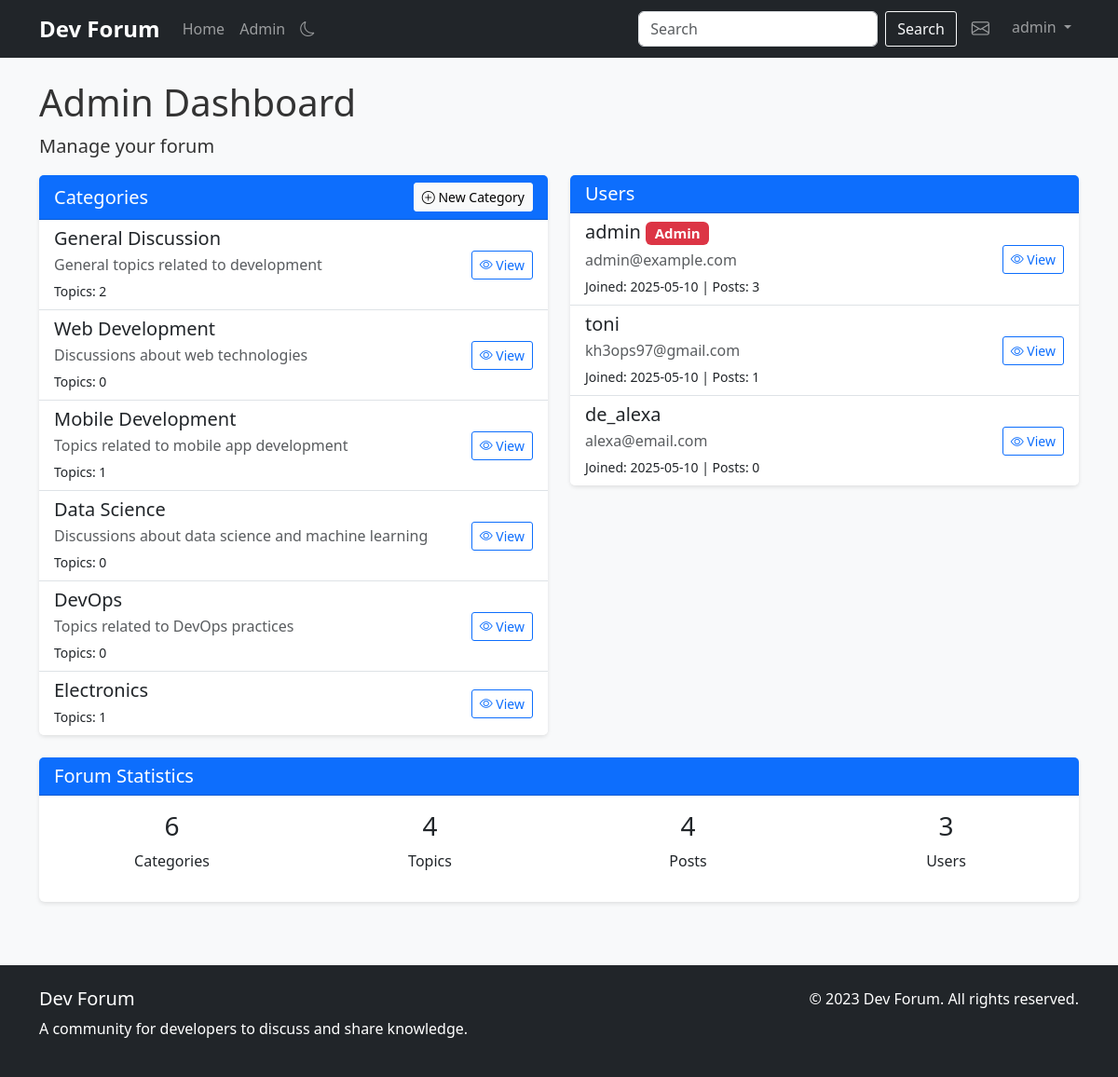
The page /admin (signed in) on the database its author committed.
### app.py (models this page shows, shortened)
class User(db.Model, UserMixin):
    id = db.Column(db.Integer, primary_key=True)
    username = db.Column(db.String(80), unique=True, nullable=False, index=True)
    email = db.Column(db.String(120), unique=True, nullable=False, index=True)
    password_hash = db.Column(db.String(128))
    bio = db.Column(db.Text, nullable=True)
    join_date = db.Column(db.DateTime, default=datetime.utcnow, index=True)
    is_admin = db.Column(db.Boolean, default=False)
    posts = db.relationship('Post', backref='author', lazy='dynamic', cascade='all, delete-orphan')
    comments = db.relationship('Comment', backref='author', lazy='dynamic', cascade='all, delete-orphan')

class Category(db.Model):
    id = db.Column(db.Integer, primary_key=True)
    name = db.Column(db.String(100), nullable=False, index=True)
    description = db.Column(db.Text, nullable=True)
    topics = db.relationship('Topic', backref='category', lazy='dynamic', cascade='all, delete-orphan')

### app.py (the view)
@app.route('/admin')
@login_required
def admin():
    if not current_user.is_admin:
        flash('You do not have permission to access this page.')
        return redirect(url_for('index'))
    users = User.query.all()
    categories = Category.query.all()
    topic_count = Topic.query.count()
    post_count = Post.query.count()
    return render_template('admin.html', users=users, categories=categories, topic_count=topic_count, post_count=post_count)

### app.py (called while the page is built)
@login_manager.user_loader
def load_user(user_id):
    return User.query.get(int(user_id))

### templates/admin.html (shortened to what this page needs)
{% extends "base.html" %}
{% block content %}
<div class="row">
    <div class="col-md-12">
        <h1>Admin Dashboard</h1>
        <p class="lead">Manage your forum</p>
        <div class="row">
            <div class="col-md-6">
                <div class="card mb-4">
                    <div class="card-header bg-primary text-white">
                        <div class="d-flex justify-content-between align-items-center">
                            <h5 class="mb-0">Categories</h5>
                            <a href="{{ url_for('new_category') }}" class="btn btn-sm btn-light">
                                <i class="bi bi-plus-circle"></i> New Category
                            </a>
                        </div>
                    </div>
                    <div class="list-group list-group-flush">
                        {% for category in categories %}
                        <div class="list-group-item">
                            <div class="d-flex justify-content-between align-items-center">
                                <div>
                                    <h5 class="mb-1">{{ category.name }}</h5>
                                    <p class="mb-1 text-muted">{{ category.description }}</p>
                                    <small>Topics: {{ category.topics.count() }}</small>
                                </div>
                                <div>
                                    <a href="{{ url_for('category', category_id=category.id) }}" class="btn btn-sm btn-outline-primary">
                                        <i class="bi bi-eye"></i> View
                                    </a>
                                </div>
                            </div>
                        </div>
                        {% else %}
                        <div class="list-group-item">
                            <p class="mb-0">No categories found.</p>
                        </div>
                        {% endfor %}
                    </div>
                </div>
            </div>
            <div class="col-md-6">
                <div class="card mb-4">
                    <div class="card-header bg-primary text-white">
                        <h5 class="mb-0">Users</h5>
                    </div>
                    <div class="list-group list-group-flush">
                        {% for user in users %}
                        <div class="list-group-item">
                            <div class="d-flex justify-content-between align-items-center">
                                <div>
                                    <h5 class="mb-1">
                                        {{ user.username }}
                                        {% if user.is_admin %}
                                        <span class="badge bg-danger">Admin</span>
                                        {% endif %}
                                    </h5>
                                    <p class="mb-1 text-muted">{{ user.email }}</p>
                                    <small>Joined: {{ user.join_date.strftime('%Y-%m-%d') }} | Posts: {{ user.posts.count() }}</small>
                                </div>
                                <div>
                                    <a href="{{ url_for('profile', username=user.username) }}" class="btn btn-sm btn-outline-primary">
                                        <i class="bi bi-eye"></i> View
                                    </a>
                                </div>
                            </div>
                        </div>
                        {% else %}
                        <div class="list-group-item">
                            <p class="mb-0">No users found.</p>
                        </div>
                        {% endfor %}
                    </div>
                </div>
            </div>
        </div>
        <div class="card">
            <div class="card-header bg-primary text-white">
                <h5 class="mb-0">Forum Statistics</h5>
            </div>
            <div class="card-body">
                <div class="row text-center">
                    <div class="col-md-3">
                        <h3>{{ categories|length }}</h3>
                        <p>Categories</p>
                    </div>
                    <div class="col-md-3">
                        <h3>{{ topic_count }}</h3>
                        <p>Topics</p>
                    </div>
                    <div class="col-md-3">
                        <h3>{{ post_count }}</h3>
                        <p>Posts</p>
                    </div>
                    <div class="col-md-3">
                        <h3>{{ users|length }}</h3>
                        <p>Users</p>
                    </div>
                </div>
            </div>
        </div>
    </div>
</div>
{% endblock %}

### templates/base.html (shortened to what this page needs)
<!DOCTYPE html>
<html lang="en">
<head>
    <link href="https://cdn.jsdelivr.net/npm/bootstrap@5.3.0-alpha1/dist/css/bootstrap.min.css" rel="stylesheet">
    <link rel="stylesheet" href="https://cdn.jsdelivr.net/npm/bootstrap-icons@1.10.3/font/bootstrap-icons.css">
    <link rel="stylesheet" href="https://cdn.jsdelivr.net/npm/prismjs@1.29.0/themes/prism.min.css">
    <link rel="stylesheet" href="https://cdn.jsdelivr.net/npm/prismjs@1.29.0/plugins/line-numbers/prism-line-numbers.min.css">
    <link rel="stylesheet" href="{{ url_for('static', filename='css/style.css') }}">
</head>
<body>
    <nav class="navbar navbar-expand-lg navbar-dark bg-dark">
        <div class="container">
            <a class="navbar-brand" href="{{ url_for('index') }}">Dev Forum</a>
            <div class="collapse navbar-collapse" id="navbarNav">
                <ul class="navbar-nav me-auto">
                    <li class="nav-item">
                        <a class="nav-link" href="{{ url_for('index') }}">Home</a>
                    </li>
                    {% if current_user.is_admin %}
                    <li class="nav-item">
                        <a class="nav-link" href="{{ url_for('admin') }}">Admin</a>
                    </li>
                    {% endif %}
                </ul>
                <form class="d-flex me-2" action="{{ url_for('search') }}" method="get">
                    <input class="form-control me-2" type="search" name="query" placeholder="Search" aria-label="Search">
                    <button class="btn btn-outline-light" type="submit">Search</button>
                </form>
                <ul class="navbar-nav">
                    {% if current_user.is_authenticated %}
                    <li class="nav-item me-2">
                        <a class="nav-link position-relative" href="{{ url_for('messages') }}">
                            <i class="bi bi-envelope"></i>
                        </a>
                    </li>
                    <li class="nav-item dropdown">
                        <a class="nav-link dropdown-toggle" href="#" id="navbarDropdown" role="button" data-bs-toggle="dropdown" aria-expanded="false">
                            {{ current_user.username }}
                        </a>
                    </li>
                    {% endif %}
                </ul>
            </div>
        </div>
    </nav>
    <div class="container mt-4">
        {% block content %}{% endblock %}
    </div>
    <footer class="bg-dark text-white mt-5 py-4">
        <div class="container">
            <div class="row">
                <div class="col-md-6">
                    <h5>Dev Forum</h5>
                    <p>A community for developers to discuss and share knowledge.</p>
                </div>
                <div class="col-md-6 text-md-end">
                    <p>&copy; 2023 Dev Forum. All rights reserved.</p>
                </div>
            </div>
        </div>
    </footer>
</body>
</html>

### static/css/style.css (style rules this page uses)
body { font-family: 'Segoe UI', Tahoma, Geneva, Verdana, sans-serif; background-color: #f8f9fa; color: #333; }
.navbar-brand { font-weight: bold; font-size: 1.5rem; }
.nav-link .bi-envelope { font-size: 1.2rem; }
.card { box-shadow: 0 2px 4px rgba(0, 0, 0, 0.1); border: none; margin-bottom: 20px; }
.card-header { font-weight: bold; }
footer { margin-top: 50px; }
.btn { border-radius: 3px; }

### rows shown on the page
User: username "admin", is_admin "Admin", email "admin@example.com", join_date "2025-05-10", posts.count "3"
Category: name "General Discussion", description "General topics related to development", topics.count "2"
Category: name "Web Development", description "Discussions about web technologies", topics.count "0"
Category: name "Mobile Development", description "Topics related to mobile app development", topics.count "1"
Category: name "Data Science", description "Discussions about data science and machine learning", topics.count "0"
Category: name "DevOps", description "Topics related to DevOps practices", topics.count "0"
Category: name "Electronics", topics.count "1"
User: username "toni", email "kh3ops97@gmail.com", join_date "2025-05-10", posts.count "1"
User: username "de_alexa", email "alexa@email.com", join_date "2025-05-10", posts.count "0"

### other values the page prints
{{ categories|length }} "6"
{{ topic_count }} "4"
{{ post_count }} "4"
{{ users|length }} "3"
